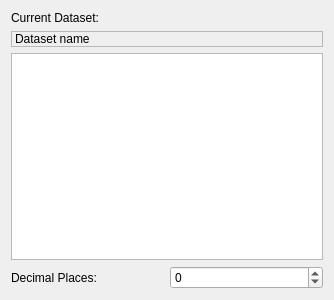
<?xml version="1.0" encoding="UTF-8"?>
<ui version="4.0">
 <class>datasetStatisticsPane</class>
 <widget class="QWidget" name="datasetStatisticsPane">
  <property name="geometry">
   <rect>
    <x>0</x>
    <y>0</y>
    <width>334</width>
    <height>300</height>
   </rect>
  </property>
  <property name="windowTitle">
   <string>Form</string>
  </property>
  <layout class="QVBoxLayout" name="verticalLayout">
   <item>
    <layout class="QFormLayout" name="formLayout">
     <item row="0" column="0">
      <widget class="QLabel" name="currDatasetLabel">
       <property name="text">
        <string>Current Dataset:</string>
       </property>
      </widget>
     </item>
     <item row="1" column="0" colspan="2">
      <widget class="QLabel" name="datasetNameLabel">
       <property name="frameShape">
        <enum>QFrame::StyledPanel</enum>
       </property>
       <property name="frameShadow">
        <enum>QFrame::Sunken</enum>
       </property>
       <property name="text">
        <string>Dataset name</string>
       </property>
       <property name="textInteractionFlags">
        <set>Qt::TextSelectableByMouse</set>
       </property>
      </widget>
     </item>
    </layout>
   </item>
   <item>
    <widget class="QTableWidget" name="statisticsTableWidget">
     <property name="alternatingRowColors">
      <bool>true</bool>
     </property>
     <attribute name="horizontalHeaderStretchLastSection">
      <bool>true</bool>
     </attribute>
    </widget>
   </item>
   <item>
    <layout class="QHBoxLayout" name="horizontalLayout">
     <item>
      <widget class="QLabel" name="decimalPlacesLabel">
       <property name="text">
        <string>Decimal Places:</string>
       </property>
      </widget>
     </item>
     <item>
      <widget class="QSpinBox" name="decimalPlacesSpinBox">
       <property name="wrapping">
        <bool>true</bool>
       </property>
       <property name="specialValueText">
        <string>unlimited</string>
       </property>
       <property name="minimum">
        <number>-1</number>
       </property>
       <property name="maximum">
        <number>25</number>
       </property>
      </widget>
     </item>
    </layout>
   </item>
  </layout>
 </widget>
 <resources/>
 <connections/>
</ui>
